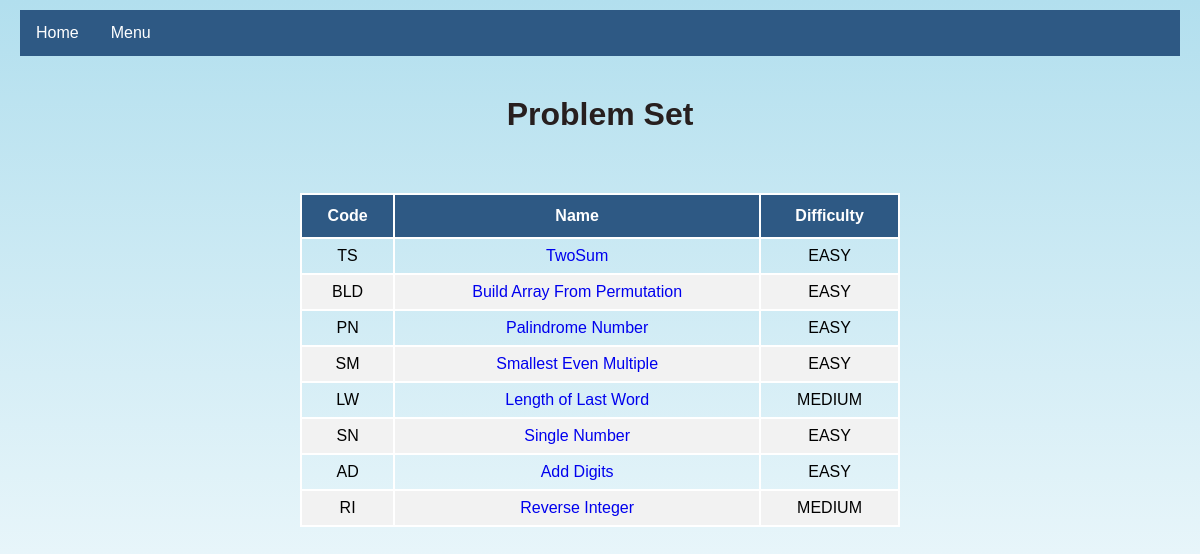
The app's page /problemset/ with its own data.
### judge/models.py (models this page shows, shortened)
class Problem(models.Model):
    class Difficulty(models.TextChoices):
        easy = "EASY"
        medium = "MEDIUM"
        hard = "HARD"
    name = models.CharField(max_length=50)
    statement = models.TextField()
    code = models.CharField(max_length=10)
    difficulty = models.CharField(
        max_length=6,
        choices=Difficulty.choices,
        default=Difficulty.easy
    )

### judge/views.py (the view)
# urls.py: path('problemset/', views.list_problems, name = "list_problems"),
def list_problems(request):
    problemset = Problem.objects.all()
    context = {'problemset' : problemset}
    return render(request, 'judge/problems_list.html', context)

### judge/templates/judge/problems_list.html (shortened to what this page needs)
{% load static %}
<html>
<head>
</head>
<body>
    <div class="navbar">
        <a href="{% url 'index' %}">Home</a>
        <div class="dropdown">
            <button class="dropbtn">Menu
            </button>
        </div>
    </div>
    <h1>Problem Set</h1>
    <table id="problems_list">
        <thead>
            <tr>
                <th>Code</th>
                <th class="name">Name</th>
                <th>Difficulty</th>
            </tr>
        </thead>
        <tbody>
            {% for problem in problemset %}
            <tr>
                <td>{{problem.code}}</td>
                <td><a class="text" href="{% url 'detail' problem.id %}">{{problem.name}}</a></td>
                <td>{{problem.difficulty}}</td>
            </tr>
            {% endfor %}
        </tbody>
    </table>
</body>
</html>

### judge/templates/judge/problems_list.html (style rules this page uses)
body { background: linear-gradient(to bottom, #B2DFEE, #FFFFFF); margin: 0; padding: 0; font-family: Arial, sans-serif; }
.navbar { background-color: #2E5984; overflow: hidden; margin-top: 10px; margin-left: 20px; margin-right: 20px; }
.navbar a { float: left; color: white; text-align: center; padding: 14px 16px; text-decoration: none; font-size: 16px; }
.dropdown { float: left; overflow: hidden; }
.dropdown .dropbtn { font-size: 16px; border: none; outline: none; color: white; padding: 14px 16px; background-color: inherit; font-family: inherit; margin: 0; }
.text { text-decoration: none; }
#problems_list { width: 50%; margin: auto; border-collapse: collapse; margin-top: 50px; }
#problems_list td, #problems_list th { border: 2px solid white; padding: 8px; text-align: center; }
#problems_list tr:nth-child(even) { background-color: #f2f2f2; }
#problems_list th { padding-top: 12px; padding-bottom: 12px; text-align: center; background-color: #2E5984; color: white; }
h1 { color: #271F1F; padding: 40px 0 10px; text-align: center; margin: 0; }

### records on screen
Problem: code "TS", name "TwoSum", difficulty "EASY"
Problem: code "BLD", name "Build Array From Permutation", difficulty "EASY"
Problem: code "PN", name "Palindrome Number", difficulty "EASY"
Problem: code "SM", name "Smallest Even Multiple", difficulty "EASY"
Problem: code "LW", name "Length of Last Word", difficulty "MEDIUM"
Problem: code "SN", name "Single Number", difficulty "EASY"
Problem: code "AD", name "Add Digits", difficulty "EASY"
Problem: code "RI", name "Reverse Integer", difficulty "MEDIUM"
